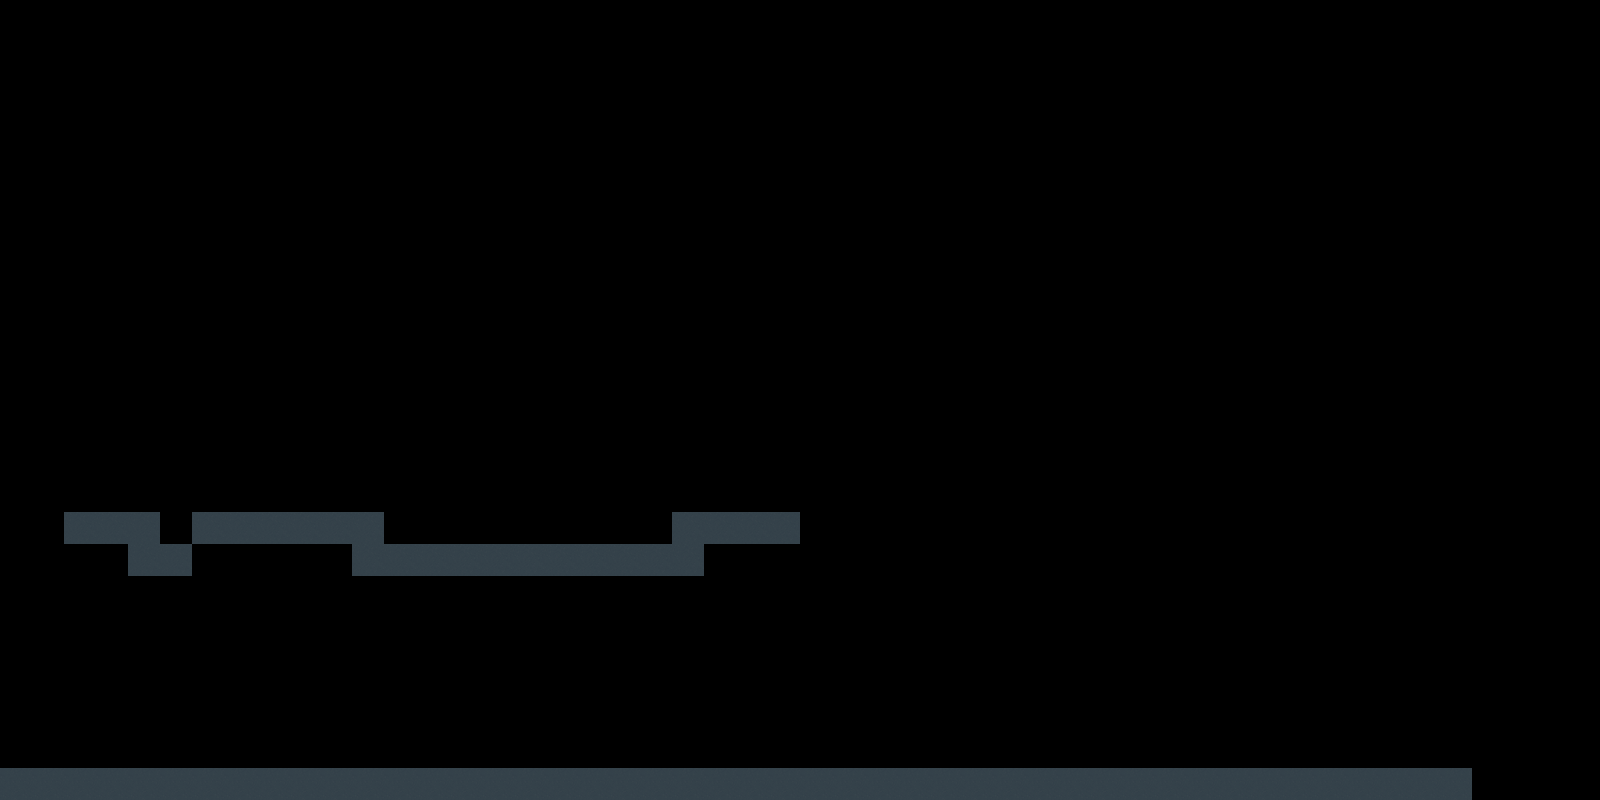

A level layout from a 2D game, rendered from its tile map. Below: a short description, then the map file with tile-grid data replaced by summaries:
An orthogonal 50x25 tile map with 32x32 px tiles, 1 tile layer (Tile Layer 1) and 2 objects.

<map version="1.0" orientation="orthogonal" width="50" height="25" tilewidth="32" tileheight="32">
 <tileset firstgid="1" name="diffuse" tilewidth="32" tileheight="32">
  <image source="diffuse.png" width="512" height="320" />
 </tileset>
 <layer name="Tile Layer 1" width="50" height="25">
  <data>[1250 cells, 72 non-empty, 2 distinct tile ids]</data>
 </layer>
 <objectgroup name="Static" width="50" height="25">
  <object x="514" y="256">
   <polygon points="0,0 30,0 30,32 0,31" />
  </object>
  <object x="141" y="520">
   <polygon points="0,0 631,-8 611,49 -2,29" />
  </object>
 </objectgroup>
</map>
